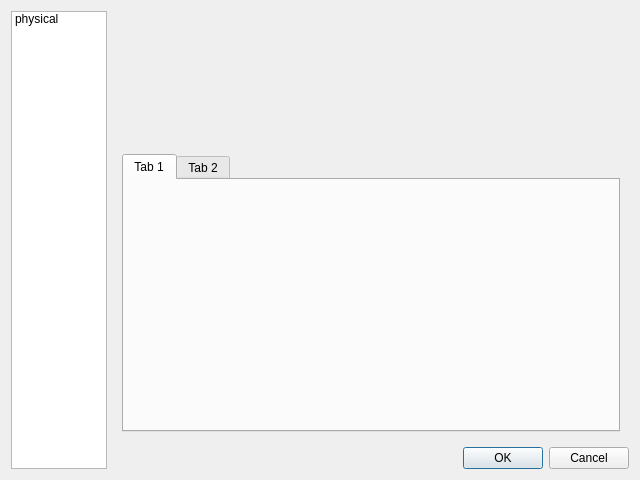
<?xml version="1.0" encoding="UTF-8"?>
<ui version="4.0">
 <class>ParametersDialog</class>
 <widget class="QDialog" name="ParametersDialog">
  <property name="geometry">
   <rect>
    <x>0</x>
    <y>0</y>
    <width>640</width>
    <height>480</height>
   </rect>
  </property>
  <property name="sizePolicy">
   <sizepolicy hsizetype="Fixed" vsizetype="Fixed">
    <horstretch>0</horstretch>
    <verstretch>0</verstretch>
   </sizepolicy>
  </property>
  <property name="minimumSize">
   <size>
    <width>640</width>
    <height>480</height>
   </size>
  </property>
  <property name="maximumSize">
   <size>
    <width>640</width>
    <height>480</height>
   </size>
  </property>
  <property name="windowTitle">
   <string>Dialog</string>
  </property>
  <layout class="QGridLayout" name="gridLayout">
   <item row="0" column="0" rowspan="2">
    <widget class="QListWidget" name="listWidget">
     <property name="sizePolicy">
      <sizepolicy hsizetype="Preferred" vsizetype="Expanding">
       <horstretch>0</horstretch>
       <verstretch>0</verstretch>
      </sizepolicy>
     </property>
     <property name="minimumSize">
      <size>
       <width>64</width>
       <height>0</height>
      </size>
     </property>
     <property name="maximumSize">
      <size>
       <width>96</width>
       <height>16777215</height>
      </size>
     </property>
     <item>
      <property name="text">
       <string>physical</string>
      </property>
     </item>
    </widget>
   </item>
   <item row="0" column="1">
    <widget class="QStackedWidget" name="stackedWidget">
     <property name="currentIndex">
      <number>0</number>
     </property>
     <widget class="QWidget" name="physicalPage">
      <layout class="QVBoxLayout" name="verticalLayout">
       <item>
        <widget class="QWidget" name="widget" native="true">
         <property name="sizePolicy">
          <sizepolicy hsizetype="MinimumExpanding" vsizetype="Minimum">
           <horstretch>0</horstretch>
           <verstretch>0</verstretch>
          </sizepolicy>
         </property>
         <property name="minimumSize">
          <size>
           <width>0</width>
           <height>128</height>
          </size>
         </property>
        </widget>
       </item>
       <item>
        <widget class="QTabWidget" name="layerTabWidget">
         <property name="currentIndex">
          <number>0</number>
         </property>
         <widget class="QWidget" name="tab_5">
          <attribute name="title">
           <string>Tab 1</string>
          </attribute>
         </widget>
         <widget class="QWidget" name="tab_6">
          <attribute name="title">
           <string>Tab 2</string>
          </attribute>
         </widget>
        </widget>
       </item>
      </layout>
     </widget>
    </widget>
   </item>
   <item row="1" column="1">
    <widget class="QDialogButtonBox" name="buttonBox">
     <property name="orientation">
      <enum>Qt::Horizontal</enum>
     </property>
     <property name="standardButtons">
      <set>QDialogButtonBox::Cancel|QDialogButtonBox::Ok</set>
     </property>
    </widget>
   </item>
  </layout>
 </widget>
 <resources/>
 <connections>
  <connection>
   <sender>buttonBox</sender>
   <signal>rejected()</signal>
   <receiver>ParametersDialog</receiver>
   <slot>reject()</slot>
   <hints>
    <hint type="sourcelabel">
     <x>589</x>
     <y>484</y>
    </hint>
    <hint type="destinationlabel">
     <x>474</x>
     <y>275</y>
    </hint>
   </hints>
  </connection>
  <connection>
   <sender>listWidget</sender>
   <signal>currentRowChanged(int)</signal>
   <receiver>stackedWidget</receiver>
   <slot>setCurrentIndex(int)</slot>
   <hints>
    <hint type="sourcelabel">
     <x>96</x>
     <y>227</y>
    </hint>
    <hint type="destinationlabel">
     <x>149</x>
     <y>235</y>
    </hint>
   </hints>
  </connection>
  <connection>
   <sender>buttonBox</sender>
   <signal>accepted()</signal>
   <receiver>ParametersDialog</receiver>
   <slot>accept()</slot>
   <hints>
    <hint type="sourcelabel">
     <x>516</x>
     <y>496</y>
    </hint>
    <hint type="destinationlabel">
     <x>196</x>
     <y>287</y>
    </hint>
   </hints>
  </connection>
 </connections>
</ui>
